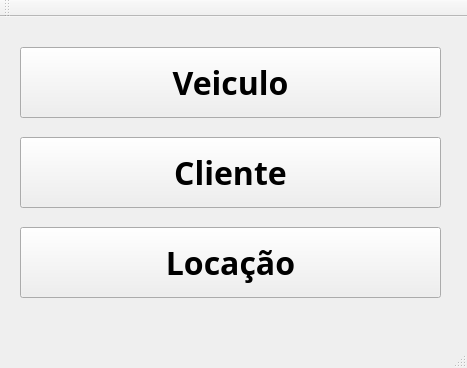
<?xml version="1.0" encoding="UTF-8"?>
<ui version="4.0">
 <class>MainWindow</class>
 <widget class="QMainWindow" name="MainWindow">
  <property name="geometry">
   <rect>
    <x>0</x>
    <y>0</y>
    <width>467</width>
    <height>368</height>
   </rect>
  </property>
  <property name="font">
   <font>
    <family>Levenim MT</family>
    <weight>75</weight>
    <bold>true</bold>
   </font>
  </property>
  <property name="windowTitle">
   <string>Locação</string>
  </property>
  <widget class="QWidget" name="centralWidget">
   <widget class="QPushButton" name="pushButtonVeiculo">
    <property name="geometry">
     <rect>
      <x>20</x>
      <y>30</y>
      <width>421</width>
      <height>71</height>
     </rect>
    </property>
    <property name="font">
     <font>
      <pointsize>24</pointsize>
     </font>
    </property>
    <property name="text">
     <string>Veiculo</string>
    </property>
   </widget>
   <widget class="QPushButton" name="pushButtonCliente">
    <property name="geometry">
     <rect>
      <x>20</x>
      <y>120</y>
      <width>421</width>
      <height>71</height>
     </rect>
    </property>
    <property name="sizePolicy">
     <sizepolicy hsizetype="Minimum" vsizetype="Fixed">
      <horstretch>0</horstretch>
      <verstretch>0</verstretch>
     </sizepolicy>
    </property>
    <property name="font">
     <font>
      <pointsize>24</pointsize>
     </font>
    </property>
    <property name="text">
     <string notr="true">Cliente</string>
    </property>
   </widget>
   <widget class="QPushButton" name="pushButtonLocacao">
    <property name="geometry">
     <rect>
      <x>20</x>
      <y>210</y>
      <width>421</width>
      <height>71</height>
     </rect>
    </property>
    <property name="sizePolicy">
     <sizepolicy hsizetype="Minimum" vsizetype="Fixed">
      <horstretch>0</horstretch>
      <verstretch>0</verstretch>
     </sizepolicy>
    </property>
    <property name="font">
     <font>
      <pointsize>24</pointsize>
     </font>
    </property>
    <property name="text">
     <string notr="true">Locação</string>
    </property>
   </widget>
  </widget>
  <widget class="QMenuBar" name="menuBar">
   <property name="geometry">
    <rect>
     <x>0</x>
     <y>0</y>
     <width>467</width>
     <height>21</height>
    </rect>
   </property>
  </widget>
  <widget class="QToolBar" name="mainToolBar">
   <attribute name="toolBarArea">
    <enum>TopToolBarArea</enum>
   </attribute>
   <attribute name="toolBarBreak">
    <bool>false</bool>
   </attribute>
  </widget>
  <widget class="QStatusBar" name="statusBar"/>
 </widget>
 <layoutdefault spacing="6" margin="11"/>
 <resources/>
 <connections/>
</ui>
